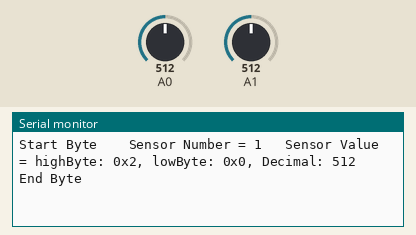
Recording of a sketch running on a simulated Arduino Uno, built with avr-gcc and run on an emulated ATmega328P. On the bench: the last lines printed to the serial monitor. The test bench sets the inputs (shaded band); at power-on: A0 = 512, A1 = 512.

Above: at 1.3 s.
1.4 s: A0 set to 716
At 2.0 s:
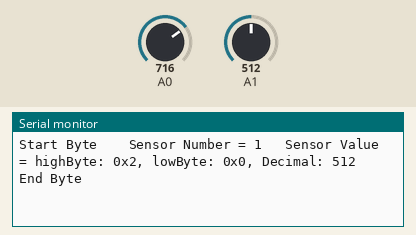
3.5 s: A1 set to 245
At 4.0 s:
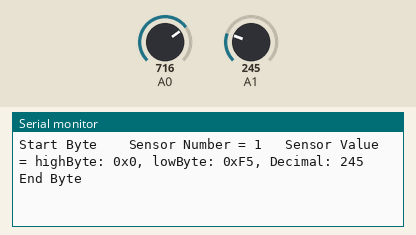
5.6 s: A1 set to 122
At 6.1 s:
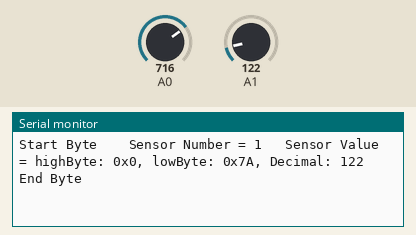
7.6 s: A0 set to 511
At 8.1 s:
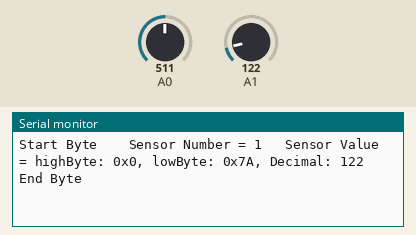

The sketch:

UltrasoundArray_6orLessSoftwareEnabled.pde
```cpp
/*

 MaxSonar EZ1 array pass through code for the VIMBY/Scion Challenge
 for use with up to 6 sensors this code sets 6 enable pins high by addressing PORTD
 Individual sensors are not addressable

 The data it spits out is
     startByte
     sensorNum
     msb of sensor raw value
     lsb of sensor raw value
     endByte

  debug flag toggles this between human readable (true) and max/MSP patch readable (false)

 by Carlyn Maw August 2010

 */

//WAIT! START HERE! Are you in debug mode?
byte debugFlag = 1;

const long baudRate = 115200;

//how many sensors do you have hooked up
const int numberOfSensors = 2;

//what pins are you hooked up to, can tweek what order things
//get read by tweaking the order here
byte sensorPinArray[numberOfSensors] = {
  0,1 } ;

//below not used in this version because I'm just very sloppily
//setting the whole darn lower regeister high
byte sensorEnablePinArray[numberOfSensors] = {
  2, 3};

//Array storting all the raw data
int sensorRawArray[numberOfSensors];

//Array storing inch data
int inchesArray[numberOfSensors];

//Array sroting compressed data if needed
byte sensorCompressedArray[numberOfSensors];

//information used in compression and inch caluculations
const int myVCC = 5000; // mVolts
const int resolutionSensor = myVCC/512; //(mV/inch)
const int resolutionADC = myVCC/1024;
const int environmentMAX = 1024;
const int environmentMIN = 0;
const byte compressedRangeMAX = 255; //
const byte compressedRangeMIN = 10;

//values for start byte and end byte in data analysis
const byte startByte = 0;
const byte endByte = 255;


void setup() {
  //set digital pins 2-7 to outputs
  DDRD = DDRD | B11111100;
  // initialize serial communications at 9600 bps:
  Serial.begin(baudRate);
}

void loop() {

  //enable by setting entire register high for 20 us
  PORTD = PORTD | B11111100; // sets digital pins 2-7 high
  delayMicroseconds(20);
  PORTD = PORTD & B00000011; // sets digital pins 2-7 low

  for (byte i=0; i < numberOfSensors; i++) {
    updateSensorXData(i);
  }

 if (debugFlag) {
     sendAllSensorDataHuman();
     // sendAllInches();
     delay(500);
 } else {
     sendAllSensorData();
 }


}

void updateSensorXData(byte myNumber) {

  int mySensorValue = analogRead(sensorPinArray[myNumber]);
  sensorRawArray[myNumber] = mySensorValue;

  // map it to the range of the analog out:
  byte myRangedValue = map(mySensorValue, environmentMIN, environmentMAX, compressedRangeMIN, compressedRangeMAX);
  sensorCompressedArray[myNumber] = myRangedValue;

  //calibrate it for inches
  int myInches = mySensorValue * resolutionADC / resolutionSensor;
  inchesArray[myNumber] = myInches;

  //for when send as you go is appropriate
  //sendSensorValueHuman(myNumber, mySensorValue);
  //sendSensorValue(myNumber);

}


void sendAllSensorData() {
  for (byte i=0; i < numberOfSensors; i++) {
    sendSensorValue(i);
  }
}

void sendAllSensorDataHuman() {
  for (byte i=0; i < numberOfSensors; i++) {
    sendSensorValueHuman(i);
  }
}

void sendAllInches() {
  for (byte i=0; i < numberOfSensors; i++) {
    Serial.print("sensor no. " );
    Serial.print(i, DEC);
    Serial.print("\t inches = ");
    Serial.println(inchesArray[i], DEC);
  }
}

void sendSensorValueHuman(byte myNumber) {
  int myValue = sensorRawArray[myNumber];
  // print the results to the serial monitor:
  sendSensorValueHuman(myNumber, myValue);
}


void sendSensorValueHuman(byte myNumber, int myValue) {
  // print the results to the serial monitor:
  Serial.print("Start Byte " );
  Serial.print("\t Sensor Number = ");
  Serial.print(myNumber, DEC);
  Serial.print("\t Sensor Value = ");
  Serial.print("highByte: 0x");
  Serial.print(highByte(myValue), HEX);
  Serial.print(", lowByte: 0x");
  Serial.print(lowByte(myValue), HEX);
  Serial.print(", Decimal: ");
  Serial.print(myValue, DEC);
  Serial.println("\t End Byte " );
}


void sendSensorValue(byte myNumber, int myValue) {
  // print the results to the serial monitor:
  Serial.print(startByte);
  Serial.print(myNumber);
  Serial.print(highByte(myValue));
  Serial.print(lowByte(myValue));
  Serial.print(endByte);
}


void sendSensorValue(byte myNumber) {
  int myValue = sensorRawArray[myNumber];
  // print the results to the serial monitor:
  sendSensorValue(myNumber, myValue);
}
```

Measured:
- after the input at 1.4 s, the serial monitor: prints a new line after 0.14 s (image 1)
- after the input at 3.5 s, the serial monitor: prints a new line after 0.09 s (image 2)
- after the input at 5.6 s, the serial monitor: prints a new line at once (image 3)
- after the input at 7.6 s, the serial monitor: prints a new line after 0.08 s (image 4)
